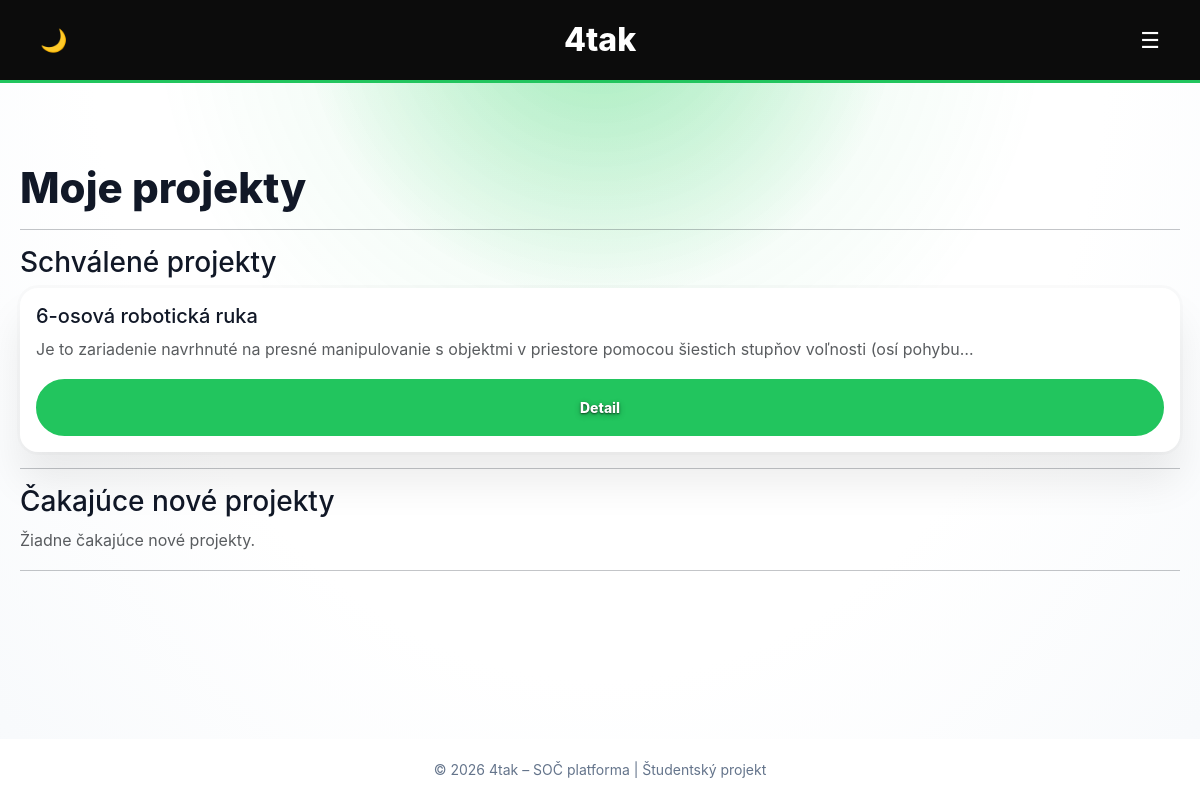
/my-projects/ (signed in), run on the app's committed database.
### projects/models.py (models this page shows, shortened)
class Project(models.Model):
    PROJECT_TYPE_CHOICES = [
        ('web', 'Webová aplikácia'),
        ('physical', 'Fyzická práca'),
    ]
    DIFFICULTY_CHOICES = [
        (1, 'Veľmi ľahká'),
        (2, 'Ľahká'),
        (3, 'Stredná'),
        (4, 'Ťažká'),
        (5, 'Veľmi ťažká'),
    ]
    CLASS_CHOICES = [
        ('4AT', '4AT'),
        ('4AS', '4AS'),
        ('4AM', '4AM'),
        ('4AI', '4AI'),
        ('4BI', '4BI'),
        ('4CI', '4CI'),
        ('4AE', '4AE'),
        ('3AT', '3AT'),
        ('3AS', '3AS'),
        ('3AM', '3AM'),
        ('3AI', '3AI'),
        ('3BI', '3BI'),
        ('3CI', '3CI'),
        ('3AE', '3AE'),
    ]
    mentor = models.ForeignKey(
        User,
        on_delete=models.SET_NULL,
        null=True,
        blank=True,
        related_name='mentored_projects'
    )
    title = models.CharField(max_length=200)
    functionality = models.TextField()
    project_type = models.CharField(
        max_length=10,
        choices=PROJECT_TYPE_CHOICES
    )
    difficulty = models.IntegerField(
    choices=DIFFICULTY_CHOICES
    )
    school_class = models.CharField(
        max_length=3,
        choices=CLASS_CHOICES,
        blank=True,
        null=True
    )
    image = models.ImageField(
        upload_to='projects/images/',
        blank=True,
        null=True
    )
    documentation_pdf = models.FileField(
        upload_to='projects/pdfs/',
        blank=True,
        null=True
    )
    video_url = models.URLField(blank=True, null=True)
    author = models.ForeignKey(User, on_delete=models.CASCADE)
    created_at = models.DateTimeField(auto_now_add=True)
    approved = models.BooleanField(default=False)

### projects/views.py (the view)
# urls.py: path('my-projects/', my_projects, name='my_projects'),
@login_required
def my_projects(request):
    approved_projects = Project.objects.filter(
        author=request.user,
        approved=True
    )
    pending_projects = Project.objects.filter(
        author=request.user,
        approved=False
    )
    pending_edits = ProjectEdit.objects.filter(
        author=request.user,
        approved=False
    )
    return render(request, 'projects/my_projects.html', {
        'approved_projects': approved_projects,
        'pending_projects': pending_projects,
        'pending_edits': pending_edits,
    })

### projects/templates/projects/my_projects.html (shortened to what this page needs)
{% extends "projects/base.html" %}
{% block content %}
<h1>Moje projekty</h1>
<hr>
<h3>Schválené projekty</h3>
{% if approved_projects %}
    {% for project in approved_projects %}
        <div class="card p-3 mb-3">
            <h5>{{ project.title }}</h5>
            <p class="text-muted">{{ project.functionality|truncatechars:120 }}</p>
            <a href="{% url 'project_detail' project.pk %}"
               class="btn btn-sm btn-primary">
                Detail
            </a>
        </div>
    {% endfor %}
{% else %}
    <p class="text-muted">Nemáš žiadne schválené projekty.</p>
{% endif %}
<hr>
<h3>Čakajúce nové projekty</h3>
{% if pending_projects %}
    {% for project in pending_projects %}
        <div class="card p-3 mb-3 border-warning">
            <h5>{{ project.title }}</h5>
            <p class="text-muted">
                Tento projekt čaká na schválenie administrátorom.
            </p>
            <span class="badge bg-warning text-dark">
                čaká na schválenie
            </span>
        </div>
    {% endfor %}
{% else %}
    <p class="text-muted">Žiadne čakajúce nové projekty.</p>
{% endif %}
<hr>
{% endblock %}

### projects/templates/projects/base.html (style rules this page uses)
:root { --bg-main: #f1f5f9; --bg-card: #ffffff; --bg-soft: #c4c5c9; --header-bg: #0c0c0c; --text-main: #111827; --text-muted: #3e4349; --green: #22c55e; --green-dark: #15803d; --glow-color: rgba(0, 209, 66, 0.317); --bg-grad-1: #ffffff; --bg-grad-2: #ffffff; }
body { height: 100%; margin: 0; font-family: "Inter", Arial, Helvetica, sans-serif; color: var(--text-main); z-index: 10; background: radial-gradient( circle at top, var(--glow-color), transparent 30% ), radial-gradient( ellipse at top, var(--bg-grad-1) 0%, var(--bg-grad-2) 60%, var(--bg-main) 130% ); background-attachment: fixed; transition: background 0.4s ease, color 0.3s ease; }
body { color: var(--text-main); }
body { min-height: 100vh; display: flex; flex-direction: column; min-height: 100vh; }
p, span, li { color: var(--text-muted); }
h1, h2, h3, h4, h5 { color: var(--text-main); }
body::before { content: ""; position: fixed; inset: 0; pointer-events: none; z-index: -1; background: radial-gradient( circle at top, rgba(34, 197, 94, 0.12), transparent 45% ); }
* { transition: background-color 0.3s ease, color 0.2s ease, box-shadow 0.3s ease; }
h1 { font-size: 42px; font-weight: 800; margin-bottom: 12px; line-height: 1.2; }
p { line-height: 1.7; }
.card { background-color: var(--bg-card); border-radius: 18px; z-index: 10; padding: 32px; border: none; box-shadow: 0 10px 30px rgba(0,0,0,0.08); margin-bottom: 30px; transition: all 0.25s ease; }
.card p, .card span, .card small { color: var(--text-main); }
.btn, .btn-primary, .btn-outline-secondary, .btn-success, .btn-outline-success { display: inline-flex; align-items: center; justify-content: center; gap: 8px; padding: 16px 32px; border-radius: 999px; font-weight: 800; font-size: 14px; text-decoration: none; cursor: pointer; border: 2px solid transparent; transition: all 0.2s ease; }
.btn-green, .btn-primary, .btn-success { background-color: var(--green); color: white; border-color: var(--green); text-shadow: 0 1px 2px rgba(0,0,0,0.6), 0 2px 6px rgba(0,0,0,0.3); }
body::before { content: ""; position: fixed; inset: 0; pointer-events: none; z-index: 0; background: radial-gradient( circle at top, rgba(34, 197, 94, 0.12), transparent 45% ); }
.card, .feature { box-shadow: 0 30px 40px rgba(0,0,0,0.08), 0 0 0 3px rgba(0,0,0,0.02); }

### data on the page
Project: title "6-osová robotická ruka", functionality "Je to zariadenie navrhnuté na presné manipulovanie s objektmi v priestore pomocou šiestich stupňov voľnosti (osí pohybu…"
